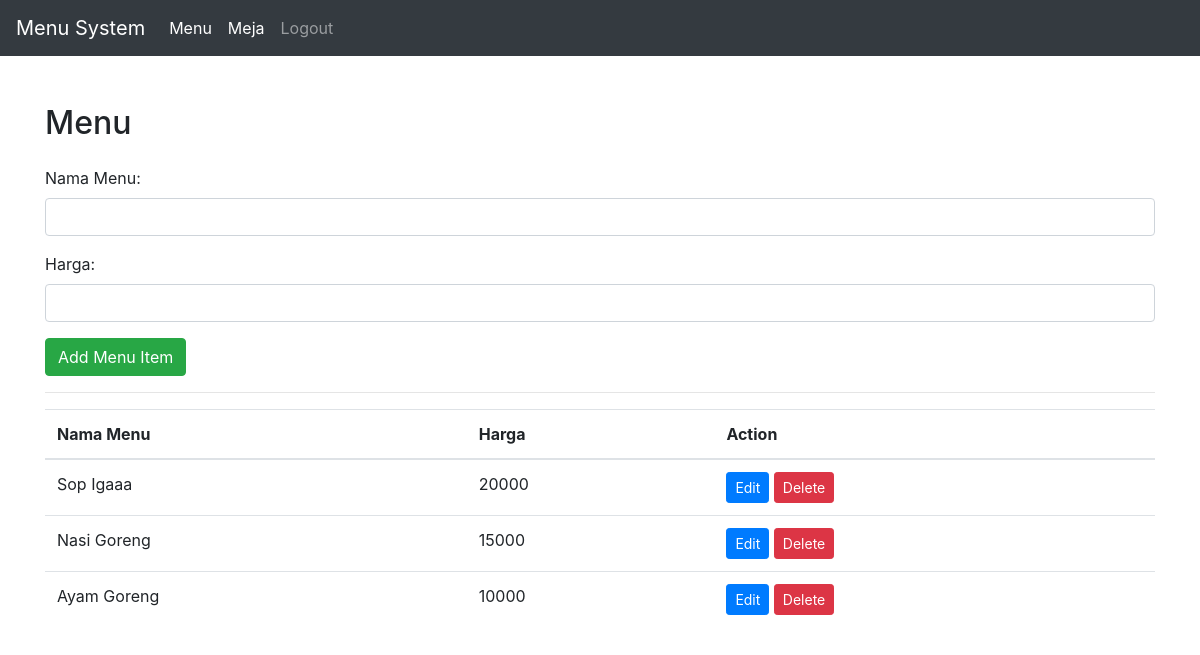
Page /admin/menu/index.php on the committed database.
### tables this page shows
CREATE TABLE `menu` (
  `idmenu` int(11) NOT NULL,
  `namamenu` varchar(50) DEFAULT NULL,
  `harga` int(11) DEFAULT NULL
);

### admin/menu/index.php (the view, shortened to what this page needs)
<?php
function getAllMenuItems() {
    $conn = connectToDatabase();
    $sql = "SELECT * FROM menu";
    $result = $conn->query($sql);
    return $result;
}
$menuItems = getAllMenuItems();
?>
<!DOCTYPE html>
<html lang="en">
<head>
    <link href="https://maxcdn.bootstrapcdn.com/bootstrap/4.5.2/css/bootstrap.min.css" rel="stylesheet">
</head>
<body>
<?php include 'navbar.php'; ?>
    <div class="container mt-5">
        <h2 class="mb-4">Menu</h2>
        <form method="POST" action="<?php echo htmlspecialchars($_SERVER["PHP_SELF"]); ?>">
            <div class="form-group">
                <label>Nama Menu:</label>
                <input type="text" name="namamenu" class="form-control" required>
            </div>
            <div class="form-group">
                <label>Harga:</label>
                <input type="number" name="harga" class="form-control" required>
            </div>
            <button type="submit" name="create" class="btn btn-success">Add Menu Item</button>
        </form>
        <hr>
        <table class="table">
            <thead>
                <tr>
                    <th>Nama Menu</th>
                    <th>Harga</th>
                    <th>Action</th>
                </tr>
            </thead>
            <tbody>
                <?php while ($row = $menuItems->fetch_assoc()): ?>
                    <tr>
                        <td><?php echo $row['namamenu']; ?></td>
                        <td><?php echo $row['harga']; ?></td>
                        <td>
                            <a href="edit_menu.php?id=<?php echo $row['idmenu']; ?>" class="btn btn-sm btn-primary">Edit</a>
                            <form method="POST" style="display: inline;">
                                <button type="submit" name="delete" class="btn btn-sm btn-danger" onclick="return confirm('Are you sure you want to delete this item?')">Delete</button>
                            </form>
                        </td>
                    </tr>
                <?php endwhile; ?>
            </tbody>
        </table>
    </div>
</body>
</html>

### rows in the picture
menu: namamenu "Sop Igaaa", harga "20000"
menu: namamenu "Nasi Goreng", harga "15000"
menu: namamenu "Ayam Goreng", harga "10000"
